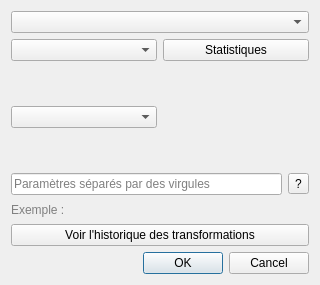
<?xml version="1.0" encoding="UTF-8"?>
<ui version="4.0">
 <class>FuzzyAttributesDialog</class>
 <widget class="QDialog" name="FuzzyAttributesDialog">
  <property name="geometry">
   <rect>
    <x>0</x>
    <y>0</y>
    <width>320</width>
    <height>285</height>
   </rect>
  </property>
  <property name="windowTitle">
   <string>Transformation floue d'attributs</string>
  </property>
  <layout class="QVBoxLayout" name="verticalLayout">
   <item>
    <widget class="QComboBox" name="layerComboBox"/>
   </item>
   <item>
    <layout class="QHBoxLayout" name="fieldWithStatsLayout">
     <item>
      <widget class="QComboBox" name="fieldComboBox"/>
     </item>
     <item>
      <widget class="QPushButton" name="btnShowStats">
       <property name="text">
        <string>Statistiques</string>
       </property>
       <property name="toolTip">
        <string>Afficher les statistiques du champ</string>
       </property>
      </widget>
     </item>
    </layout>
   </item>
   <item>
  <layout class="QHBoxLayout" name="horizontalLayoutFunction">
    <item>
      <widget class="QComboBox" name="fuzzyTypeComboBox"/>
    </item>
    <item>
      <widget class="QLabel" name="labelFunctionPreview">
        <property name="minimumSize">
          <size>
            <width>100</width>
            <height>100</height>
          </size>
        </property>
        <property name="scaledContents">
          <bool>true</bool>
        </property>
      </widget>
    </item>
  </layout>
</item>

   <item>
    <layout class="QHBoxLayout" name="paramLayout">
     <item>
      <widget class="QLineEdit" name="paramLineEdit">
       <property name="placeholderText">
        <string>Paramètres séparés par des virgules</string>
       </property>
      </widget>
     </item>
     <item>
      <widget class="QToolButton" name="helpButton">
       <property name="toolTip">
        <string>Afficher l’aide sur les fonctions floues</string>
       </property>
       <property name="text">
        <string>?</string>
       </property>
      </widget>
     </item>
    </layout>
   </item>
   <item>
    <widget class="QLabel" name="paramExampleLabel">
     <property name="styleSheet">
      <string notr="true">color: gray;</string>
     </property>
     <property name="text">
      <string>Exemple : </string>
     </property>
    </widget>
   </item>
   <item>
    <widget class="QPushButton" name="btnShowMetadata">
     <property name="text">
      <string>Voir l'historique des transformations</string>
     </property>
    </widget>
   </item>
   <item>
    <widget class="QDialogButtonBox" name="buttonBox">
     <property name="standardButtons">
      <set>QDialogButtonBox::Cancel|QDialogButtonBox::Ok</set>
     </property>
    </widget>
   </item>
  </layout>
 </widget>
 <resources/>
 <connections/>
</ui>
